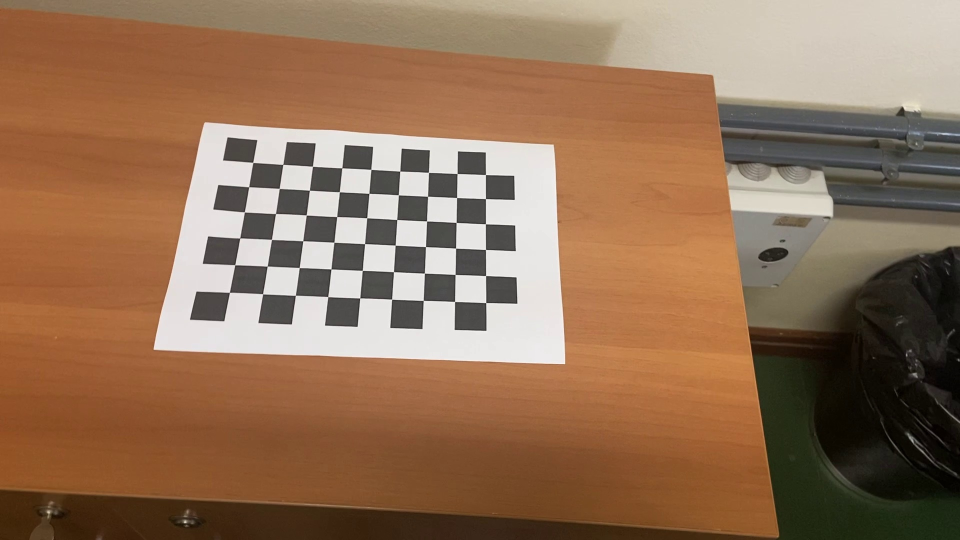
#> input picture Trabalho1/imgs/calibration/IMG_6907_10.jpg, 1920 x 1080 px (shown at 1/2 size); its folder holds only this picture in this run
$ python main.py
#> lines starting #> are read from the running program, lines starting #| are printed output that depends on the picture
import numpy as np
import cv2
import matplotlib.pyplot as plt
import glob

# Calcular o lado do quadrado na imagem
def calculate_lateral_size(image):
    # Definir parâmetros
    low_threshold = 0
    pixel_value = [113,113,113]
    high_threshold = int(0.299 * pixel_value[0] + 0.587 * pixel_value[1] + 0.114 * pixel_value[2])

    # Aplicar a limiarização
    mask = cv2.inRange(image, low_threshold, high_threshold)
    # Encontrar contornos
    contours, _ = cv2.findContours(mask, cv2.RETR_EXTERNAL, cv2.CHAIN_APPROX_SIMPLE)

    # Filtrar contornos por área
    min_area = 20000
    filtered_contours = [cnt for cnt in contours if cv2.contourArea(cnt) > min_area]

    # MASK VIZUALITION
    # Criar imagem preta para preenchimento
    #filled_image = np.zeros_like(image)

    # Desenhar contornos na imagem original e preencher os contornos
    #cv2.drawContours(image, filtered_contours, -1, (0, 255, 0), 2)
    #cv2.drawContours(filled_image, filtered_contours, -1, (255, 255, 255), thickness=cv2.FILLED)

    print("Number of contours detected: " + str(len(filtered_contours)))
    areas = []
    # Calcular e exibir as áreas
    for contour in filtered_contours:
        area = cv2.contourArea(contour)
        areas.append(area)

    minArea = min(areas) # por que em algumas imagem o quadrado externo também é detectado

    #calculate the square lateral size in pixels
    return np.sqrt(minArea)

# Lado do triangulo no mundo real
Lr = 15.5

#//// CAMERA CALIBRATION /////
a = 9
b = 6
# termination criteria
criteria = (cv2.TERM_CRITERIA_EPS + cv2.TERM_CRITERIA_MAX_ITER, 30, 0.001)
# prepare object points, like (0,0,0), (1,0,0), (2,0,0) ....,(6,5,0)
objp = np.zeros((a*b,3), np.float32)
objp[:,:2] = np.mgrid[0:a,0:b].T.reshape(-1,2)
# Arrays to store object points and image points from all the images.
objpoints = [] # 3d point in real world space
imgpoints = [] # 2d points in image plane.
images = glob.glob('imgs/calibration/*.jpg')

for fname in images:
    img = cv2.imread(fname)
#> img is the input picture: shape (1080, 1920, 3); mean B, G, R 86.7, 112.8, 145.6
    gray = cv2.cvtColor(img, cv2.COLOR_BGR2GRAY)
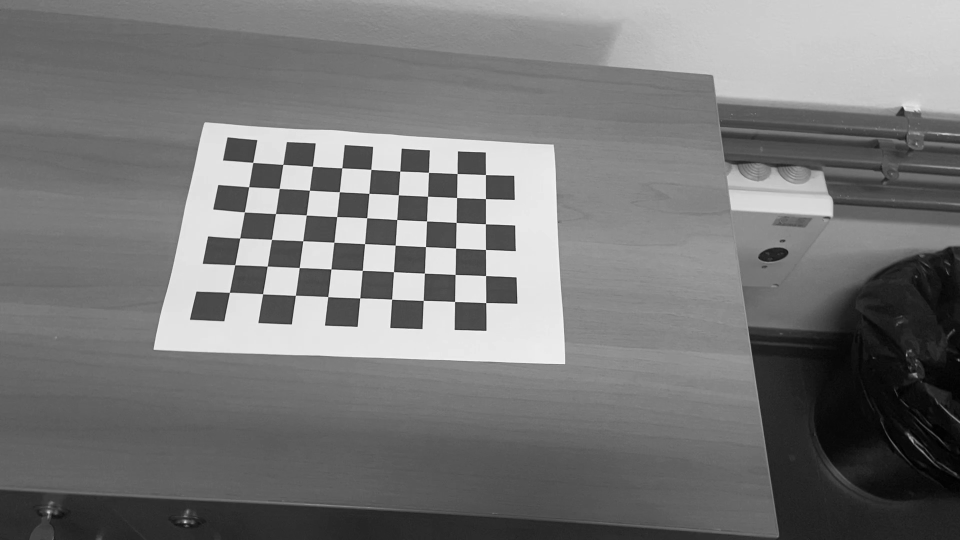
#> gray: shape (1080, 1920) (shown at 1/2 size); min 0, max 255, mean 119.6
    # Find the chess board corners
    ret, corners = cv2.findChessboardCorners(gray, (a,b), None)
#> ret = True; corners = 54 rows, first 8: [506.1, 325.3], [565.9, 329.4], [625.4, 333], [684.2, 336.3], [742.4, 339.2], [800.1, 342.6], [857.4, 345], [914.6, 347.6]
    # If found, add object points, image points (after refining them)
    if ret == True:
        objpoints.append(objp)
        corners2 = cv2.cornerSubPix(gray,corners, (11,11), (-1,-1), criteria)
#> corners2 = 54 rows, first 8: [506, 325.3], [566.1, 329.2], [625.4, 333], [684.1, 336.2], [742.3, 339.3], [800.1, 342.6], [857.3, 345.2], [914.6, 347.6]
        imgpoints.append(corners2)

# Get the camera parameters matrix
ret, mtx, dist, rvecs, tvecs = cv2.calibrateCamera(objpoints, imgpoints, gray.shape[::-1], None, None)
#> ret = 0.319; mtx = [[1612.3, 0, 943.5], [0, 1734.7, 642.7], [0, 0, 1]]; dist = [[0.68, -7.19, 0.00033, 0.0109, 36.48]]; rvecs = ([-0.568, -0.05, 0.022],); tvecs = ([-7.5, -5.04, 28.29],)

#//// SQUARE SEGMENTATION /////
images = glob.glob('imgs/drone/*.jpg')
heights = np.array([], dtype=float)
x = np.arange(len(images))
Hi = mtx[1,2]   # from camera matrix parameters
#> Hi = 642.7
for fname in images:
    img = cv2.imread(fname)
    gray = cv2.cvtColor(img, cv2.COLOR_BGR2GRAY)

    Li = calculate_lateral_size(gray)
    print("Square lateral size: " + str(Li))
    # Triangle similarity
    k = Li/Lr
    Hr = Hi/k

    heights = np.append(heights, Hr)

print(len(images))

# Plotar os dados
plt.plot(heights)
plt.title("Gráfico de Alturas")
plt.xlabel("Indice")
plt.ylabel("Altura")

plt.show()
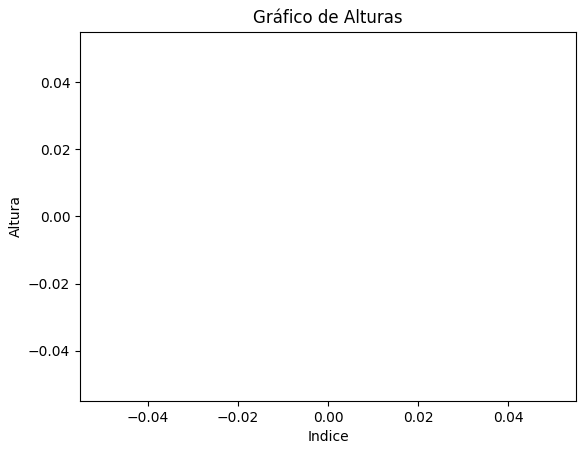
#> figure drawn by matplotlib, 1 panel

cv2.destroyAllWindows()

$ run again, on Trabalho1/imgs/calibration/IMG_6907_20.jpg
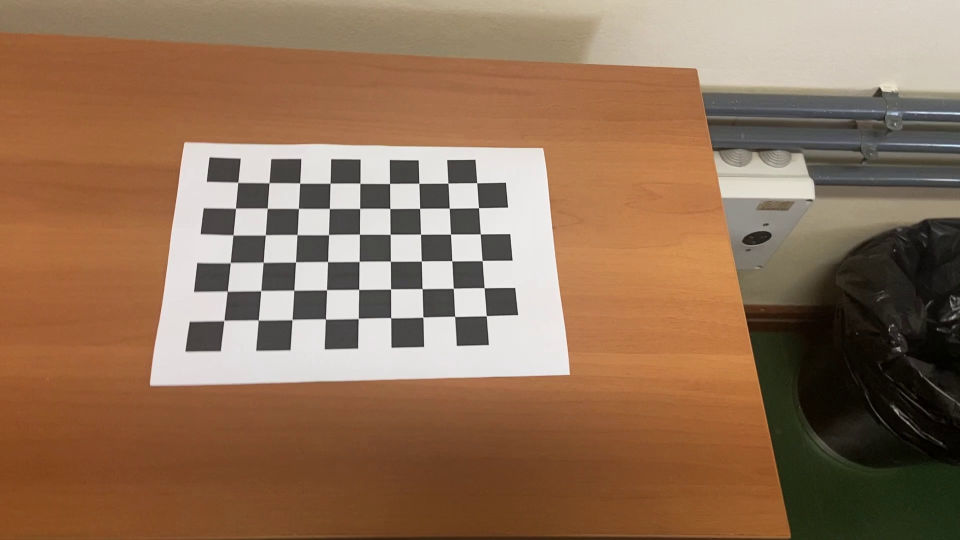
#> input picture Trabalho1/imgs/calibration/IMG_6907_20.jpg, 1920 x 1080 px (shown at 1/2 size)
#> img is the input picture: shape (1080, 1920, 3); mean B, G, R 87.1, 112.5, 144.3
#> `gray = cv2.cvtColor(img, cv2.COLOR_BGR2GRAY)`:
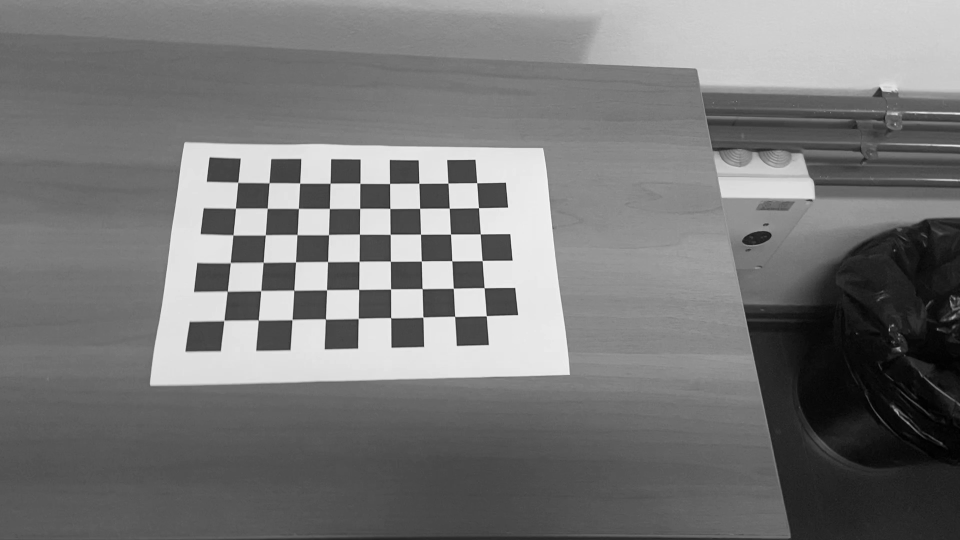
#> gray: shape (1080, 1920) (shown at 1/2 size); min 0, max 255, mean 119.1
#> `ret, corners = cv2.findChessboardCorners(gray, (a,b), None)`: ret = True; corners = 54 rows, first 8: [475.9, 364.8], [538.6, 366.1], [599.9, 366.8], [660.5, 367.2], [720.3, 367], [779.7, 367.6], [838.2, 367], [896.4, 366.7]
#> corners2 = 54 rows, first 8: [476.1, 365], [538.5, 366], [599.8, 366.6], [660.5, 367], [720.3, 366.9], [779.6, 367.5], [838.2, 367], [896.4, 366.6]
#> `ret, mtx, dist, rvecs, tvecs = cv2.calibrateCamera(objpoints, imgpoint..`: ret = 0.308; mtx = [[1593, 0, 929], [0, 1703.9, 642.7], [0, 0, 1]]; dist = [[0.599, -6.86, -0.00022, 0.000524, 36.3]]; rvecs = ([-0.531, -0.064, -0.036],); tvecs = ([-7.54, -4.32, 27.26],)
#> Hi = 642.7

$ run again, on Trabalho1/imgs/calibration/IMG_6907_40.jpg
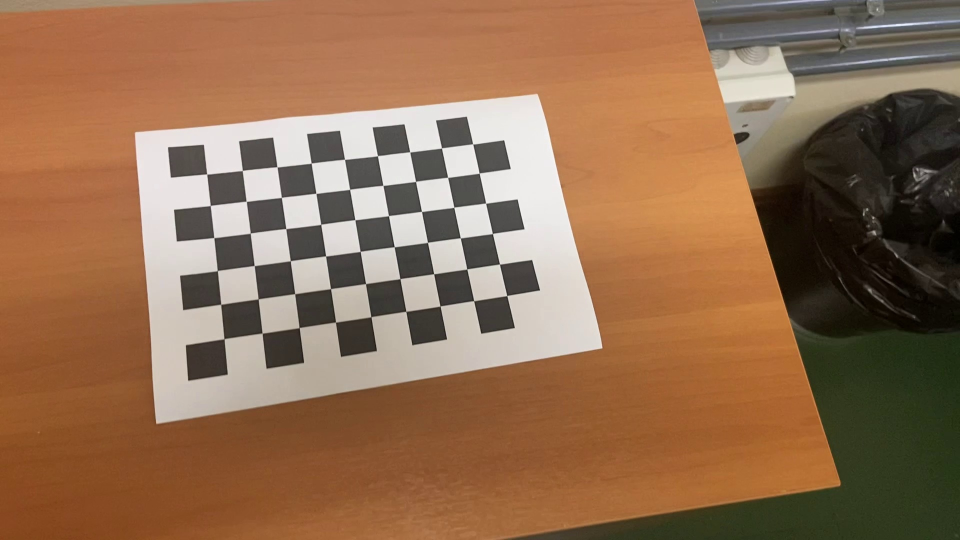
#> input picture Trabalho1/imgs/calibration/IMG_6907_40.jpg, 1920 x 1080 px (shown at 1/2 size)
#> img is the input picture: shape (1080, 1920, 3); mean B, G, R 81.1, 109.7, 145.4
#> `gray = cv2.cvtColor(img, cv2.COLOR_BGR2GRAY)`:
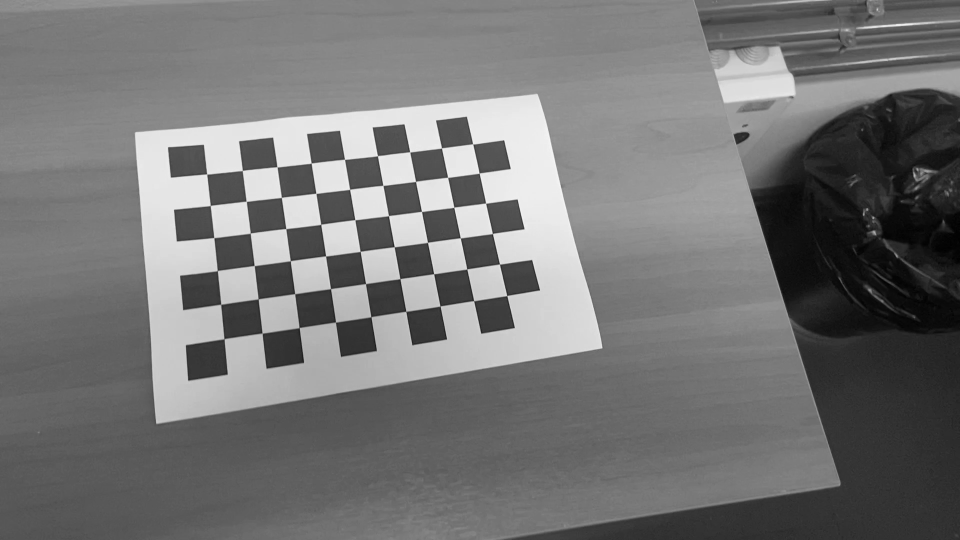
#> gray: shape (1080, 1920) (shown at 1/2 size); min 0, max 255, mean 117.1
#> `ret, corners = cv2.findChessboardCorners(gray, (a,b), None)`: ret = True; corners = 54 rows, first 8: [413.8, 348.4], [485.3, 341.4], [554.6, 334.4], [623, 326.6], [689.5, 319.2], [755.7, 311.9], [820.1, 304.4], [883.3, 296.5]
#> corners2 = 54 rows, first 8: [413.9, 348.6], [485.1, 341.4], [554.5, 334.3], [622.8, 326.7], [689.5, 319.1], [755.4, 311.8], [819.9, 304.3], [883.5, 296.5]
#> `ret, mtx, dist, rvecs, tvecs = cv2.calibrateCamera(objpoints, imgpoint..`: ret = 0.28; mtx = [[1859.3, 0, 970.9], [0, 1984.7, 596], [0, 0, 1]]; dist = [[0.596, -5.8, -0.00708, 0.00557, 29.29]]; rvecs = ([-0.441, -0.149, -0.18],); tvecs = ([-8.18, -3.38, 28.04],)
#> Hi = 596

$ run again, on Trabalho1/imgs/calibration/IMG_6907_100.jpg
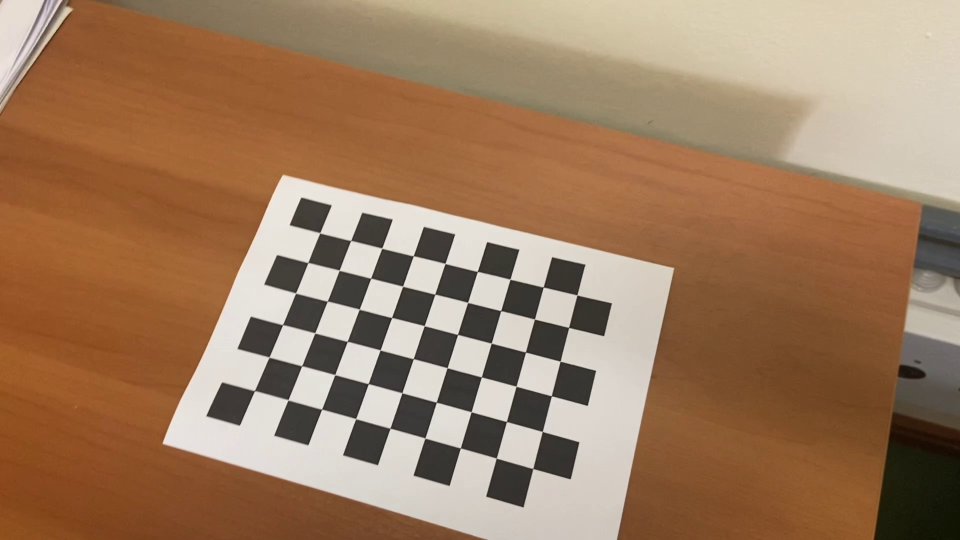
#> input picture Trabalho1/imgs/calibration/IMG_6907_100.jpg, 1920 x 1080 px (shown at 1/2 size)
#> img is the input picture: shape (1080, 1920, 3); mean B, G, R 95.4, 123.8, 157.1
#> `gray = cv2.cvtColor(img, cv2.COLOR_BGR2GRAY)`:
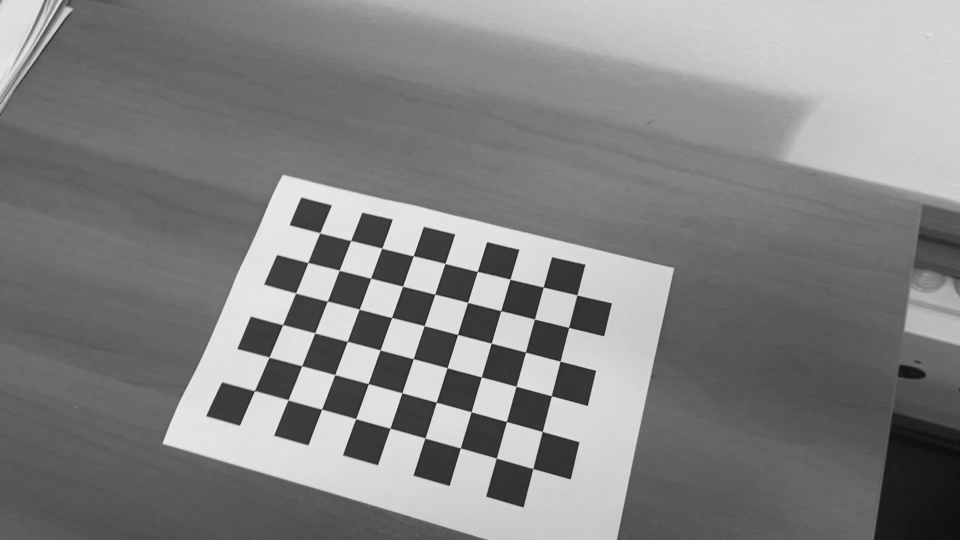
#> gray: shape (1080, 1920) (shown at 1/2 size); min 11, max 247, mean 130.6
#> `ret, corners = cv2.findChessboardCorners(gray, (a,b), None)`: ret = True; corners = 54 rows, first 8: [639.9, 466.2], [701.7, 481.5], [763.8, 496.7], [826.8, 512.2], [890.1, 527.1], [955.1, 543.4], [1020.4, 559.3], [1087.1, 574.4]
#> corners2 = 54 rows, first 8: [640, 466.1], [701.9, 481.4], [764, 496.8], [826.9, 512.2], [890.5, 527.4], [955.1, 543.3], [1020.4, 559], [1086.9, 574.6]
#> `ret, mtx, dist, rvecs, tvecs = cv2.calibrateCamera(objpoints, imgpoint..`: ret = 0.307; mtx = [[1682.7, 0, 924.7], [0, 1763.6, 566.9], [0, 0, 1]]; dist = [[0.21, -3.29, -0.0067, -0.00957, 32.3]]; rvecs = ([-0.452, 0.148, 0.269],); tvecs = ([-4.32, -1.45, 25.81],)
#> Hi = 566.9
